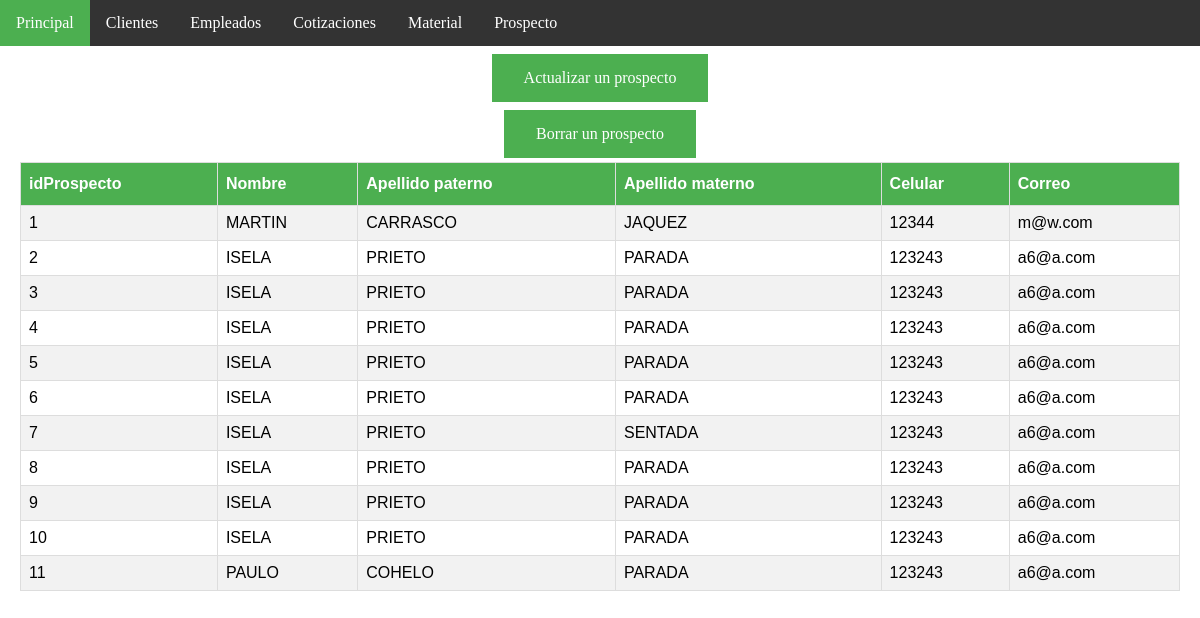
Page /prospectoAdmon.php on the committed database.
### tables this page shows
CREATE TABLE `prospecto` (
  `idProspecto` int(11) NOT NULL AUTO_INCREMENT,
  `nombre` varchar(45) NOT NULL,
  `ape_pat` varchar(45) NOT NULL,
  `ape_mat` varchar(45) NOT NULL,
  `cel` varchar(45) NOT NULL,
  `correo` varchar(45) NOT NULL,
  PRIMARY KEY (`idProspecto`)
);

### prospectoAdmon.php (the view, shortened to what this page needs)
<!DOCTYPE html>
<html>
<head>
	<link rel="stylesheet" type="text/css" href="css/page_style.css">
</head>
<body>
<ul>
  <li><a class="active" href="index.php">Principal</a></li>
  <li><a href="clienteAdmon.php">Clientes</a></li>
  <li><a href="empleadoAdmon.php">Empleados</a></li>
  <li><a href="cotizacionAdmon.php">Cotizaciones</a></li>
  <li><a href="materialAdmon.php">Material</a></li>
  <li><a href="prospectoAdmon.php">Prospecto</a></li>
</ul>
<div style="padding:20px;margin-top:30px;height:1500px;">
<div align="center">
	<a class="buttonSha" href="updateProspecto.php">Actualizar un prospecto</a><br>
	<a class="buttonSha" href="deleteProspecto.php">Borrar un prospecto</a><br>
</div>
<?php
	$usuario = "root";
	$servidor = "localhost";
$conexion = mysqli_connect( $servidor, $usuario, "" )
or die ("No se ha podido conectar al servidor BD");
$consulta = "SELECT * FROM prospecto";
$resultado = mysqli_query( $conexion, $consulta )
        or die ( "Algo ha ido mal en la consulta a la base de datos");
echo"<center>";
echo "<table>";
	echo "<tr>";
		echo "<th>idProspecto</th>";
		echo "<th>Nombre</th>";
	    echo "<th>Apellido paterno</th>";
	    echo "<th>Apellido materno</th>";
	    echo "<th>Celular</th>";
	    echo "<th>Correo</th>";
	echo "</tr>";
	while ($registro = mysqli_fetch_array( $resultado ))
		{
		echo "<tr>";
		echo "<td>" . $registro['idProspecto'] . "</td><td>" . $registro['nombre'] . "</td>";
		echo "<td>".$registro['ape_pat']."</td>";
		echo "<td>".$registro['ape_mat']. "</td>";
		echo "<td>".$registro['cel']. "</td>";
		echo "<td>".$registro['correo']. "</td>";
	echo "</tr>";
		}
	echo "</table>";
 ?>
</div>
</body>
</html>

### css/page_style.css (style rules this page uses)
.buttonSha { background-color: #4CAF50; border: none; color: white; padding: 15px 32px; text-align: center; text-decoration: none; display: inline-block; font-size: 16px; margin: 4px 2px; cursor: pointer; -webkit-transition-duration: 0.4s; transition-duration: 0.4s; }
table { font-family: "Trebuchet MS", Arial, Helvetica, sans-serif; border-collapse: collapse; width: 100%; }
td,th { border: 1px solid #ddd; padding: 8px; }
tr:nth-child(even) { background-color: #f2f2f2; }
th { padding-top: 12px; padding-bottom: 12px; text-align: left; background-color: #4CAF50; color: white; }
* { box-sizing: border-box; }
body { margin:0; }
ul { list-style-type: none; margin: 0; padding: 0; overflow: hidden; background-color: #333; position: fixed; top: 0; width: 100%; }
li { float: left; }
li a { display: block; color: white; text-align: center; padding: 14px 16px; text-decoration: none; }
.active { background-color: #4CAF50; }

### rows in the picture
prospecto: idProspecto "1", nombre "MARTIN", ape_pat "CARRASCO", ape_mat "JAQUEZ", cel "12344", correo "m@w.com"
prospecto: idProspecto "2", nombre "ISELA", ape_pat "PRIETO", ape_mat "PARADA", cel "123243", correo "a6@a.com"
prospecto: idProspecto "3", nombre "ISELA", ape_pat "PRIETO", ape_mat "PARADA", cel "123243", correo "a6@a.com"
prospecto: idProspecto "4", nombre "ISELA", ape_pat "PRIETO", ape_mat "PARADA", cel "123243", correo "a6@a.com"
prospecto: idProspecto "5", nombre "ISELA", ape_pat "PRIETO", ape_mat "PARADA", cel "123243", correo "a6@a.com"
prospecto: idProspecto "6", nombre "ISELA", ape_pat "PRIETO", ape_mat "PARADA", cel "123243", correo "a6@a.com"
prospecto: idProspecto "7", nombre "ISELA", ape_pat "PRIETO", ape_mat "SENTADA", cel "123243", correo "a6@a.com"
prospecto: idProspecto "8", nombre "ISELA", ape_pat "PRIETO", ape_mat "PARADA", cel "123243", correo "a6@a.com"
prospecto: idProspecto "9", nombre "ISELA", ape_pat "PRIETO", ape_mat "PARADA", cel "123243", correo "a6@a.com"
prospecto: idProspecto "10", nombre "ISELA", ape_pat "PRIETO", ape_mat "PARADA", cel "123243", correo "a6@a.com"
prospecto: idProspecto "11", nombre "PAULO", ape_pat "COHELO", ape_mat "PARADA", cel "123243", correo "a6@a.com"
